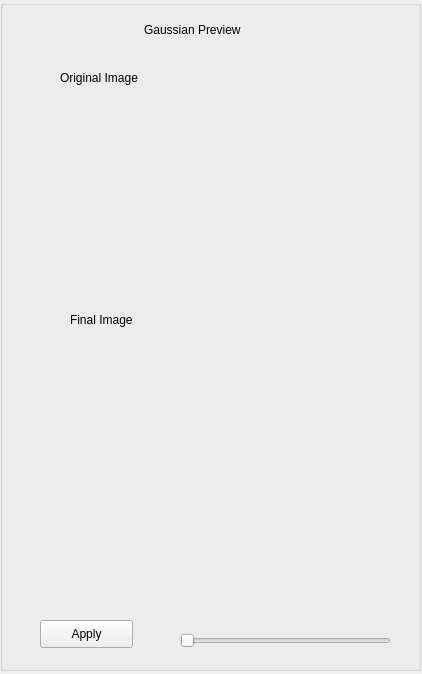
<?xml version="1.0" encoding="UTF-8"?>
<ui version="4.0">
 <class>GaussianBlurWindow</class>
 <widget class="QWidget" name="GaussianBlurWindow">
  <property name="geometry">
   <rect>
    <x>0</x>
    <y>0</y>
    <width>422</width>
    <height>674</height>
   </rect>
  </property>
  <property name="windowTitle">
   <string>Form</string>
  </property>
  <widget class="QGroupBox" name="groupBox">
   <property name="geometry">
    <rect>
     <x>0</x>
     <y>0</y>
     <width>421</width>
     <height>671</height>
    </rect>
   </property>
   <property name="title">
    <string/>
   </property>
   <widget class="QLabel" name="lblPreview">
    <property name="geometry">
     <rect>
      <x>30</x>
      <y>90</y>
      <width>371</width>
      <height>211</height>
     </rect>
    </property>
    <property name="text">
     <string/>
    </property>
   </widget>
   <widget class="QSlider" name="sliderSigma">
    <property name="geometry">
     <rect>
      <x>180</x>
      <y>630</y>
      <width>211</width>
      <height>22</height>
     </rect>
    </property>
    <property name="orientation">
     <enum>Qt::Horizontal</enum>
    </property>
   </widget>
   <widget class="QPushButton" name="btnApply">
    <property name="geometry">
     <rect>
      <x>40</x>
      <y>620</y>
      <width>93</width>
      <height>28</height>
     </rect>
    </property>
    <property name="text">
     <string>Apply</string>
    </property>
   </widget>
   <widget class="QLabel" name="lblSigmaValue">
    <property name="geometry">
     <rect>
      <x>180</x>
      <y>590</y>
      <width>55</width>
      <height>16</height>
     </rect>
    </property>
    <property name="text">
     <string/>
    </property>
   </widget>
   <widget class="QLabel" name="lblPreview2">
    <property name="geometry">
     <rect>
      <x>20</x>
      <y>370</y>
      <width>371</width>
      <height>211</height>
     </rect>
    </property>
    <property name="text">
     <string/>
    </property>
   </widget>
   <widget class="QLabel" name="lbl_sigma_value_2">
    <property name="geometry">
     <rect>
      <x>144</x>
      <y>20</y>
      <width>121</width>
      <height>20</height>
     </rect>
    </property>
    <property name="text">
     <string>Gaussian Preview</string>
    </property>
   </widget>
   <widget class="QLabel" name="lbl_sigma_value_3">
    <property name="geometry">
     <rect>
      <x>60</x>
      <y>70</y>
      <width>91</width>
      <height>16</height>
     </rect>
    </property>
    <property name="text">
     <string>Original Image</string>
    </property>
   </widget>
   <widget class="QLabel" name="lbl_sigma_value_4">
    <property name="geometry">
     <rect>
      <x>70</x>
      <y>310</y>
      <width>91</width>
      <height>20</height>
     </rect>
    </property>
    <property name="text">
     <string>Final Image</string>
    </property>
   </widget>
  </widget>
 </widget>
 <resources/>
 <connections/>
</ui>
